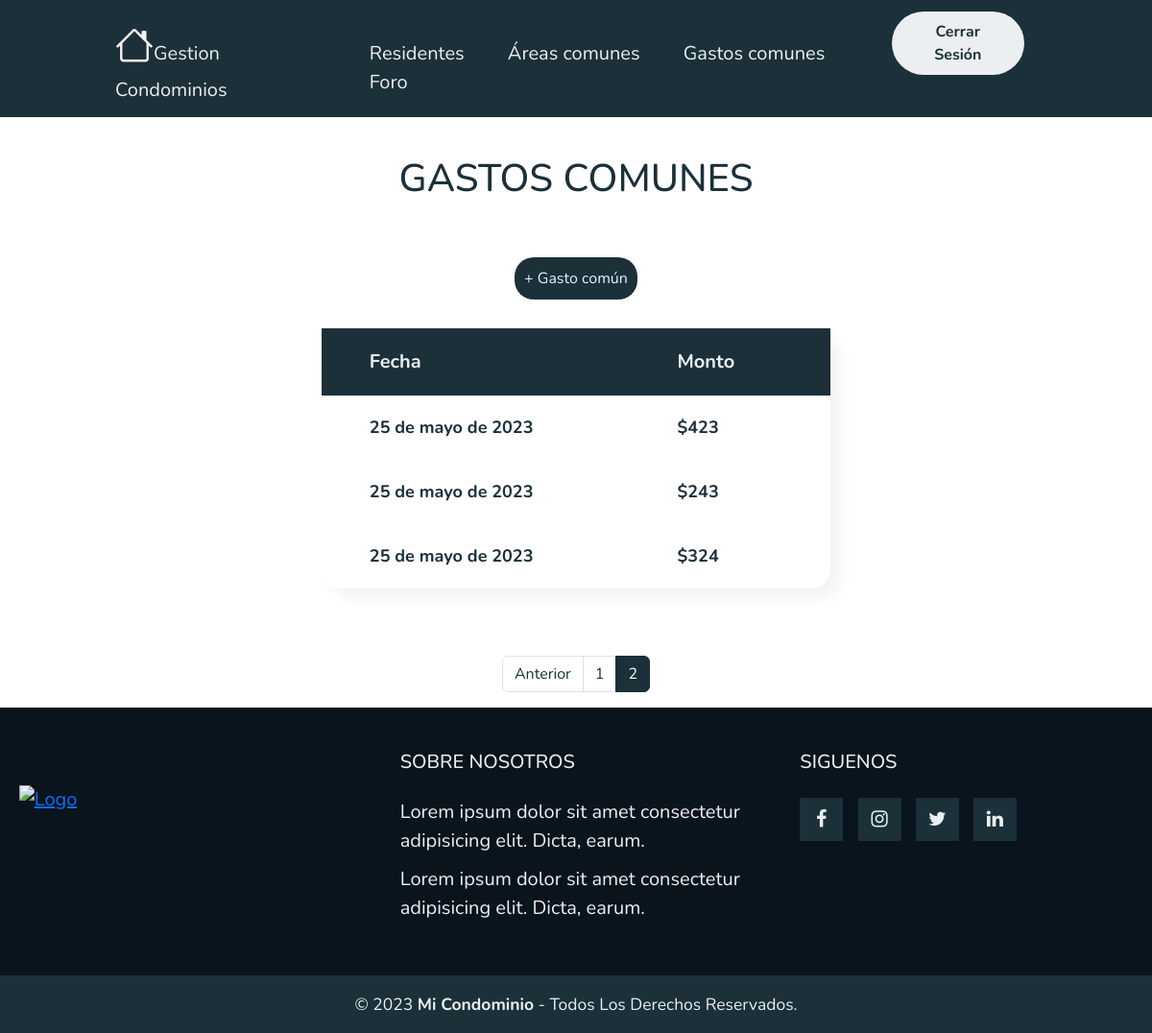
The app's page /GastoComun/?page=2 (signed in), older data.
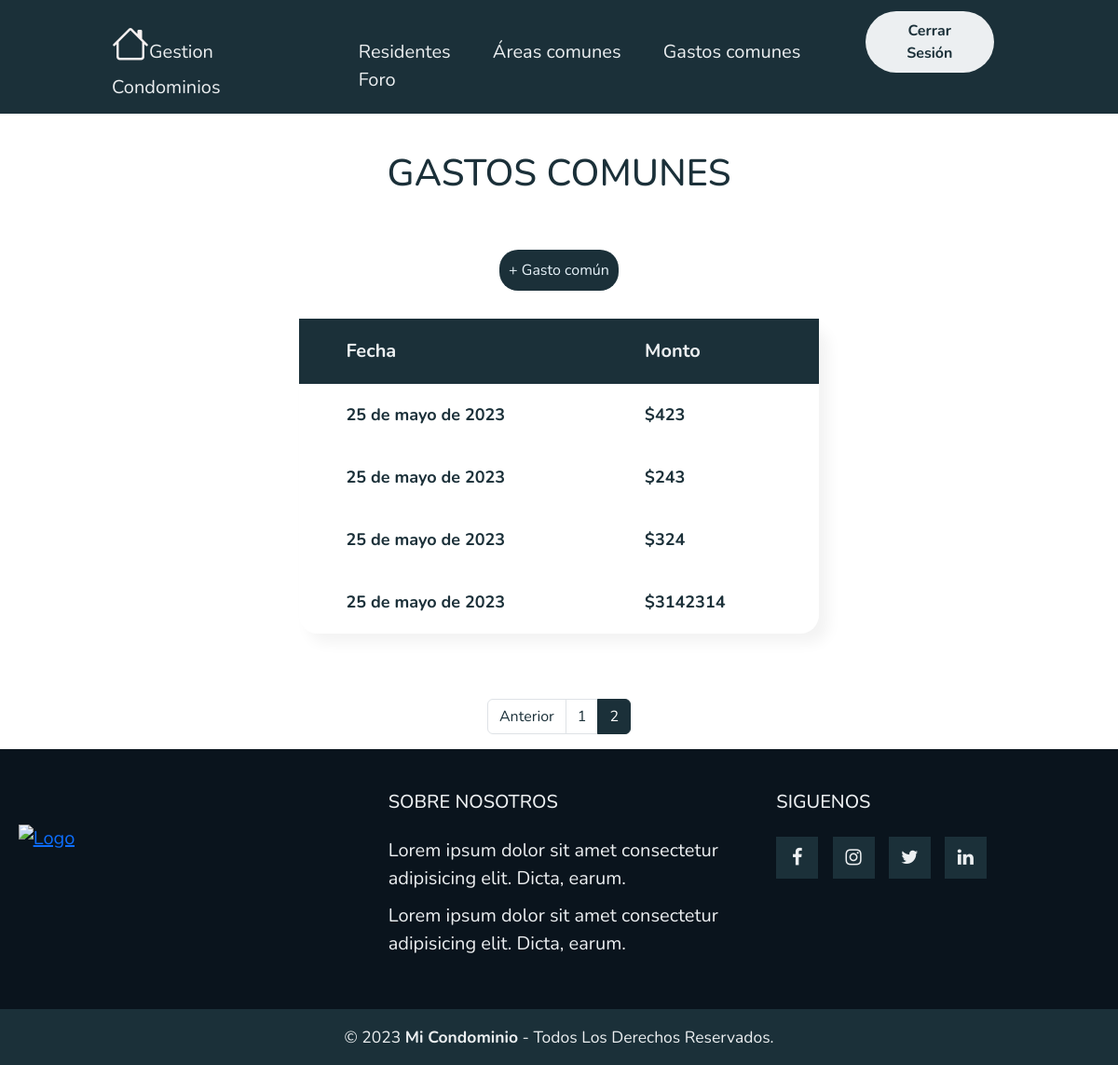
The same page, newer data.
### myapp/models.py (models this page shows, shortened)
class PagoComun(models.Model):
    ESTADO_PAGO = (
        ('Pendiente', 'Pendiente'),
        ('Pagado', 'Pagado'),
    )
    estado_pago = models.CharField(max_length=20, choices=ESTADO_PAGO, default='Pendiente')
    nombre = models.CharField(max_length=50)
    monto = models.IntegerField()
    fecha = models.DateField(default=date.today)

### myapp/views.py (the view)
# urls.py: path('GastoComun/',GastoComun,name="GastoComun"),
@login_required
def GastoComun(request):
    data = PagoComun.objects.all()
    page = request.GET.get('page', 1)
    try:
        paginator = Paginator(data, 10)
        data = paginator.page(page)
    except:
        raise Http404
    return render(request, 'myapp/GastosComunes/GastoComun.html',{'entity' : data, 'paginator':paginator})

### myapp/templates/myapp/GastosComunes/GastoComun.html (shortened to what this page needs)
{% extends 'myapp/base.html' %}
{% block contenido %}
{% load static %}
{% load humanize %}
<link rel="stylesheet" href="{% static 'myapp/css/PagarGastoComun/PagarGastoComun.css' %}">
<div class="titulo">
    <h1>GASTOS COMUNES</h1>
</div>
<div style=" display: flex; align-items: center; justify-content: center; margin-top: 50px;">
    {% if user.is_staff %}
    <a style="color: #e9f4fb; outline: none; background-color: #1b3039; border-radius: 20px; padding: 10px 10px 10px; text-decoration: none; "
    href="{% url 'CrearGastoComun' %}">+ Gasto común
    </a>
    {% endif %}
</div>
<div class="tabla">
    <table class="Residentes">
        <thead class="thead">
            <tr style="color: #eceff1;">
                <th>Fecha</th>
                <th>Monto</th>
            </tr>
        </thead>
        <tbody>
            {% for entity in entity %}
            <tr>
                <th>{{ entity.fecha }}</th>
                <th>${{ entity.monto }}</th>
            </tr>
            {% endfor %}
        </tbody>
    </table>
</div>
<div>
    {% include 'myapp/Paginator.html' %}
</div>
{% endblock %}

Row changes from the older to the newer data that the page shows:
added PagoComun: fecha "25 de mayo de 2023", monto "3142314"
